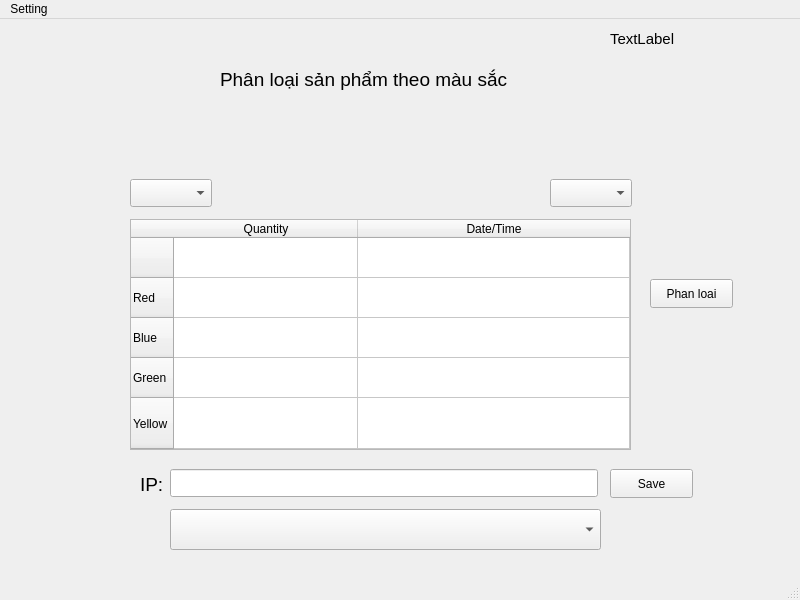
<?xml version="1.0" encoding="UTF-8"?>
<ui version="4.0">
 <class>MainWindow</class>
 <widget class="QMainWindow" name="MainWindow">
  <property name="geometry">
   <rect>
    <x>0</x>
    <y>0</y>
    <width>800</width>
    <height>600</height>
   </rect>
  </property>
  <property name="windowTitle">
   <string>MainWindow</string>
  </property>
  <widget class="QWidget" name="centralwidget">
   <widget class="QComboBox" name="comboBox">
    <property name="geometry">
     <rect>
      <x>550</x>
      <y>160</y>
      <width>82</width>
      <height>28</height>
     </rect>
    </property>
   </widget>
   <widget class="QComboBox" name="comboBox_2">
    <property name="geometry">
     <rect>
      <x>130</x>
      <y>160</y>
      <width>82</width>
      <height>28</height>
     </rect>
    </property>
   </widget>
   <widget class="QLabel" name="label">
    <property name="geometry">
     <rect>
      <x>220</x>
      <y>10</y>
      <width>361</width>
      <height>101</height>
     </rect>
    </property>
    <property name="text">
     <string>&lt;html&gt;&lt;head/&gt;&lt;body&gt;&lt;p&gt;&lt;span style=&quot; font-size:14pt;&quot;&gt;Phân loại sản phẩm theo màu sắc &lt;/span&gt;&lt;/p&gt;&lt;/body&gt;&lt;/html&gt;</string>
    </property>
   </widget>
   <widget class="QPushButton" name="pushButton">
    <property name="geometry">
     <rect>
      <x>610</x>
      <y>450</y>
      <width>83</width>
      <height>29</height>
     </rect>
    </property>
    <property name="text">
     <string>Save</string>
    </property>
   </widget>
   <widget class="QTableWidget" name="tableWidget">
    <property name="geometry">
     <rect>
      <x>130</x>
      <y>200</y>
      <width>501</width>
      <height>231</height>
     </rect>
    </property>
    <attribute name="horizontalHeaderMinimumSectionSize">
     <number>25</number>
    </attribute>
    <attribute name="horizontalHeaderDefaultSectionSize">
     <number>184</number>
    </attribute>
    <attribute name="horizontalHeaderShowSortIndicator" stdset="0">
     <bool>true</bool>
    </attribute>
    <attribute name="horizontalHeaderStretchLastSection">
     <bool>true</bool>
    </attribute>
    <attribute name="verticalHeaderCascadingSectionResizes">
     <bool>false</bool>
    </attribute>
    <attribute name="verticalHeaderMinimumSectionSize">
     <number>24</number>
    </attribute>
    <attribute name="verticalHeaderDefaultSectionSize">
     <number>40</number>
    </attribute>
    <attribute name="verticalHeaderShowSortIndicator" stdset="0">
     <bool>false</bool>
    </attribute>
    <attribute name="verticalHeaderStretchLastSection">
     <bool>true</bool>
    </attribute>
    <row>
     <property name="text">
      <string/>
     </property>
    </row>
    <row>
     <property name="text">
      <string>Red</string>
     </property>
    </row>
    <row>
     <property name="text">
      <string>Blue</string>
     </property>
    </row>
    <row>
     <property name="text">
      <string>Green</string>
     </property>
    </row>
    <row>
     <property name="text">
      <string>Yellow</string>
     </property>
    </row>
    <column>
     <property name="text">
      <string>Quantity</string>
     </property>
    </column>
    <column>
     <property name="text">
      <string>Date/Time</string>
     </property>
    </column>
   </widget>
   <widget class="QLineEdit" name="ip">
    <property name="geometry">
     <rect>
      <x>170</x>
      <y>450</y>
      <width>428</width>
      <height>28</height>
     </rect>
    </property>
   </widget>
   <widget class="QComboBox" name="comboBox_3">
    <property name="geometry">
     <rect>
      <x>170</x>
      <y>490</y>
      <width>431</width>
      <height>41</height>
     </rect>
    </property>
   </widget>
   <widget class="QLabel" name="label_2">
    <property name="geometry">
     <rect>
      <x>140</x>
      <y>450</y>
      <width>24</width>
      <height>31</height>
     </rect>
    </property>
    <property name="text">
     <string>&lt;html&gt;&lt;head/&gt;&lt;body&gt;&lt;p&gt;&lt;span style=&quot; font-size:14pt;&quot;&gt;                  IP:&lt;/span&gt;&lt;/p&gt;&lt;/body&gt;&lt;/html&gt;</string>
    </property>
   </widget>
   <widget class="QLabel" name="label_timer">
    <property name="geometry">
     <rect>
      <x>610</x>
      <y>10</y>
      <width>181</width>
      <height>20</height>
     </rect>
    </property>
    <property name="font">
     <font>
      <pointsize>11</pointsize>
     </font>
    </property>
    <property name="text">
     <string>TextLabel</string>
    </property>
   </widget>
   <widget class="QPushButton" name="pushButton_2">
    <property name="geometry">
     <rect>
      <x>650</x>
      <y>260</y>
      <width>83</width>
      <height>29</height>
     </rect>
    </property>
    <property name="text">
     <string>Phan loai</string>
    </property>
   </widget>
  </widget>
  <widget class="QMenuBar" name="menubar">
   <property name="geometry">
    <rect>
     <x>0</x>
     <y>0</y>
     <width>800</width>
     <height>25</height>
    </rect>
   </property>
   <widget class="QMenu" name="menuSetting">
    <property name="title">
     <string>Setting</string>
    </property>
    <addaction name="actionStart"/>
    <addaction name="actionStop"/>
    <addaction name="actionSave"/>
    <addaction name="actionConnection"/>
   </widget>
   <addaction name="menuSetting"/>
  </widget>
  <widget class="QStatusBar" name="statusbar"/>
  <action name="actionStart">
   <property name="text">
    <string>Start</string>
   </property>
  </action>
  <action name="actionStop">
   <property name="text">
    <string>Stop</string>
   </property>
  </action>
  <action name="actionSave">
   <property name="text">
    <string>Save</string>
   </property>
  </action>
  <action name="actionConnection">
   <property name="text">
    <string>Connection</string>
   </property>
  </action>
 </widget>
 <resources/>
 <connections/>
</ui>
